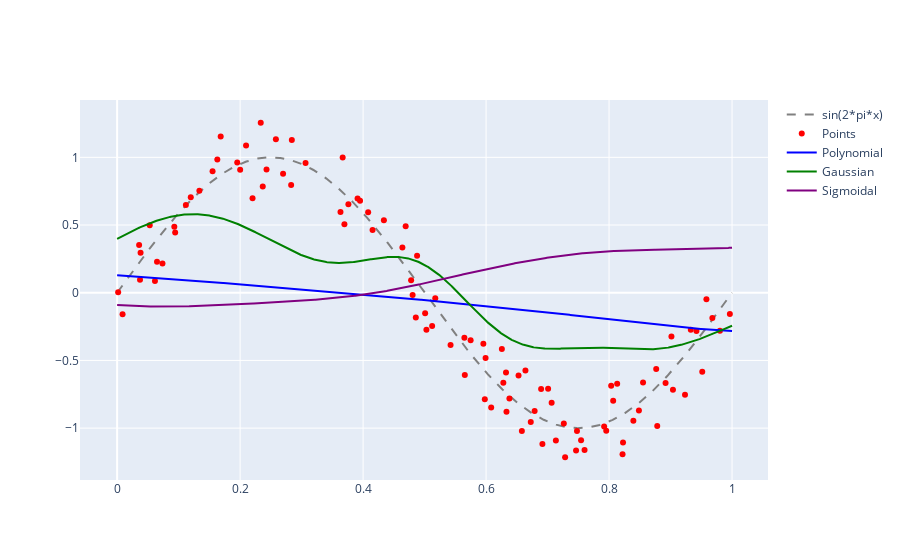

This figure's notebook cell:
### Code cell
fig = py.graph_objs.Figure()
fig.add_scatter(x=fun['x'], y=fun['sin'], name=str(gen_function), line_dash='dash', line_color='gray')
fig.add_scatter(x=my_data[0], y=my_data[1], name='Points', mode='markers', marker_color='red')
fig.add_scatter(x=fun['x'], y=fun['h_pol'], name='Polynomial', line_color='blue')
fig.add_scatter(x=fun['x'], y=fun['h_gau'], name='Gaussian', line_color='green')
fig.add_scatter(x=fun['x'], y=fun['h_sig'], name='Sigmoidal', line_color='purple')
fig.show()

### Figure 1 — Plotly figure (JSON) as saved in the notebook; plotly's stock layout.template omitted (floating-point values rounded to 4 significant figures; data arrays with more than 128 entries replaced by an {"elided": "..."} marker saying what was removed)
{"data": [{"line": {"color": "gray", "dash": "dash"}, "name": "sin(2*pi*x)", "x": {"elided": "1000 float values"}, "y": {"elided": "1000 float values"}, "type": "scatter"}, {"marker": {"color": "red"}, "mode": "markers", "name": "Points", "x": [0.03811, 0.7478, 0.2582, 0.5992, 0.03573, 0.2335, 0.7285, 0.6281, 0.1337, 0.8219, 0.7009, 0.6528, 0.968, 0.1684, 0.008841, 0.7545, 0.395, 0.6582, 0.9803, 0.4692, 0.6379, 0.1552, 0.8767, 0.00165, 0.4338, 0.2699, 0.4781, 0.3064, 0.8395, 0.3761, 0.07372, 0.4639, 0.9964, 0.9014, 0.679, 0.5956, 0.8067, 0.3696, 0.8034, 0.8784, 0.5123, 0.9235, 0.9421, 0.1118, 0.3668, 0.4082, 0.7264, 0.8132, 0.792, 0.1198, 0.7066, 0.4857, 0.09438, 0.1629, 0.8553, 0.9515, 0.7135, 0.5647, 0.6727, 0.06485, 0.8227, 0.8919, 0.243, 0.6083, 0.4878, 0.5422, 0.2097, 0.9039, 0.2202, 0.664, 0.9583, 0.093, 0.2001, 0.6324, 0.0372, 0.5174, 0.7463, 0.2368, 0.5654, 0.5979, 0.1953, 0.9329, 0.6332, 0.391, 0.7601, 0.2841, 0.503, 0.7954, 0.5749, 0.283, 0.8485, 0.3632, 0.5009, 0.0615, 0.6916, 0.6256, 0.6895, 0.4154, 0.053, 0.4805], "y": [0.2947, -1.02, 1.133, -0.4812, 0.3523, 1.256, -1.215, -0.6654, 0.7538, -1.193, -0.7092, -0.6106, -0.1873, 1.155, -0.1588, -1.089, 0.68, -1.022, -0.2807, 0.4909, -0.7817, 0.8977, -0.5633, 0.003244, 0.5357, 0.8788, 0.09224, 0.9577, -0.9454, 0.6539, 0.2152, 0.3347, -0.1572, -0.3225, -0.8738, -0.3762, -0.7971, 0.5062, -0.6863, -0.9846, -0.2458, -0.7538, -0.2825, 0.6479, 0.9982, 0.5951, -0.9652, -0.672, -0.9882, 0.7051, -0.8133, -0.1823, 0.4444, 0.9845, -0.6635, -0.5827, -1.091, -0.3317, -0.9544, 0.2286, -1.106, -0.6671, 0.9093, -0.8467, 0.273, -0.3857, 1.088, -0.7156, 0.6975, -0.574, -0.04776, 0.4868, 0.9077, -0.5895, 0.09616, -0.04005, -1.166, 0.7842, -0.6073, -0.7873, 0.9614, -0.2733, -0.8797, 0.6964, -1.162, 1.128, -0.2726, -1.019, -0.3511, 0.7956, -0.8689, 0.5966, -0.1515, 0.08707, -1.116, -0.4149, -0.7116, 0.4637, 0.4976, -0.0166], "type": "scatter"}, {"line": {"color": "blue"}, "name": "Polynomial", "x": {"elided": "1000 float values"}, "y": {"elided": "1000 float values"}, "type": "scatter"}, {"line": {"color": "green"}, "name": "Gaussian", "x": {"elided": "1000 float values"}, "y": {"elided": "1000 float values"}, "type": "scatter"}, {"line": {"color": "purple"}, "name": "Sigmoidal", "x": {"elided": "1000 float values"}, "y": {"elided": "1000 float values"}, "type": "scatter"}], "layout": {}}
